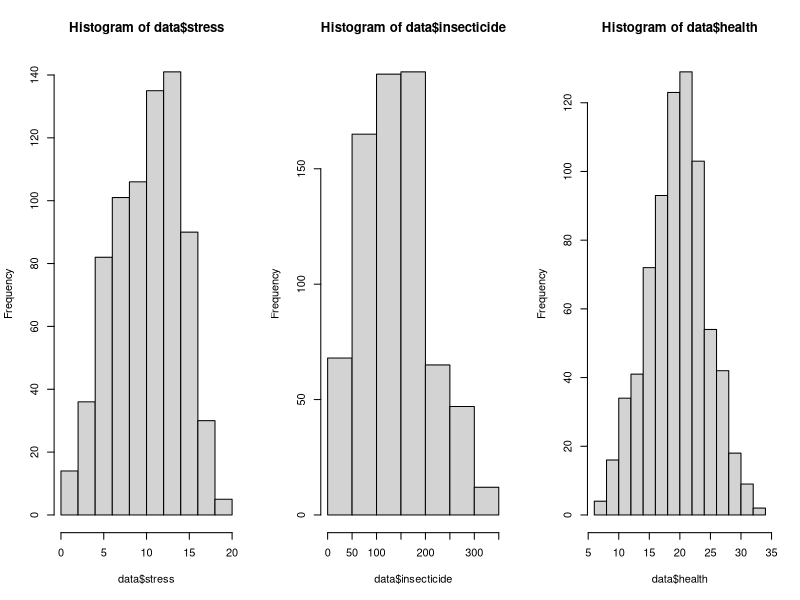
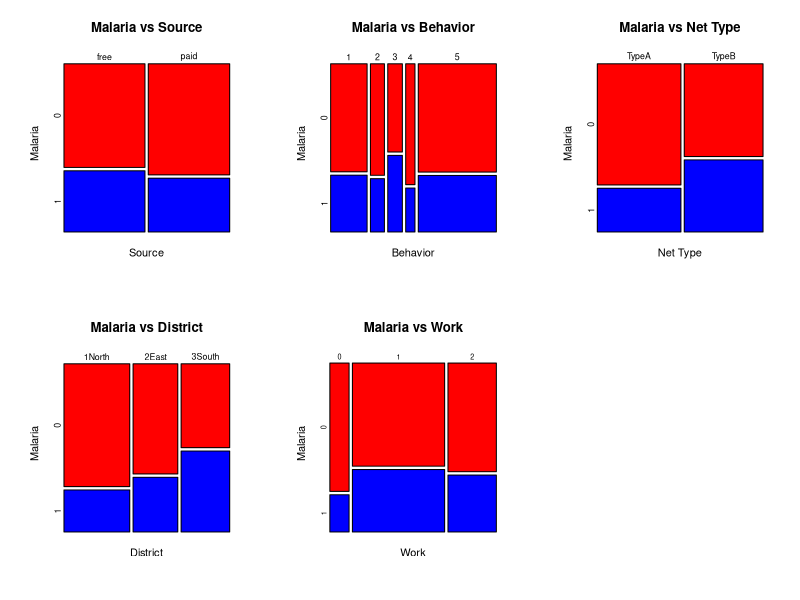
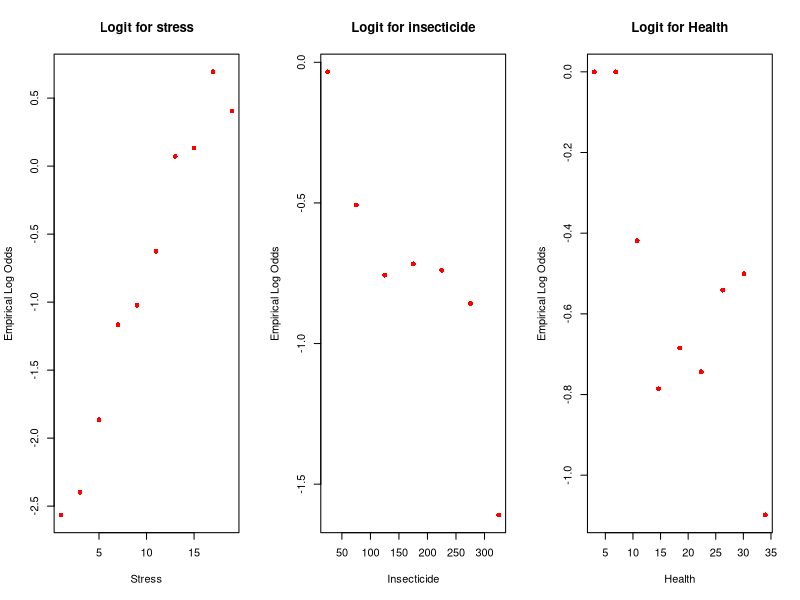
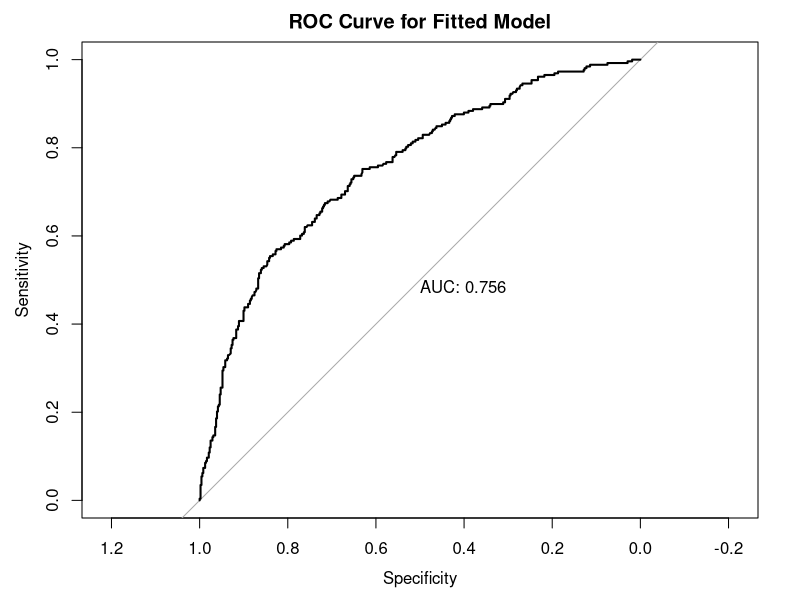
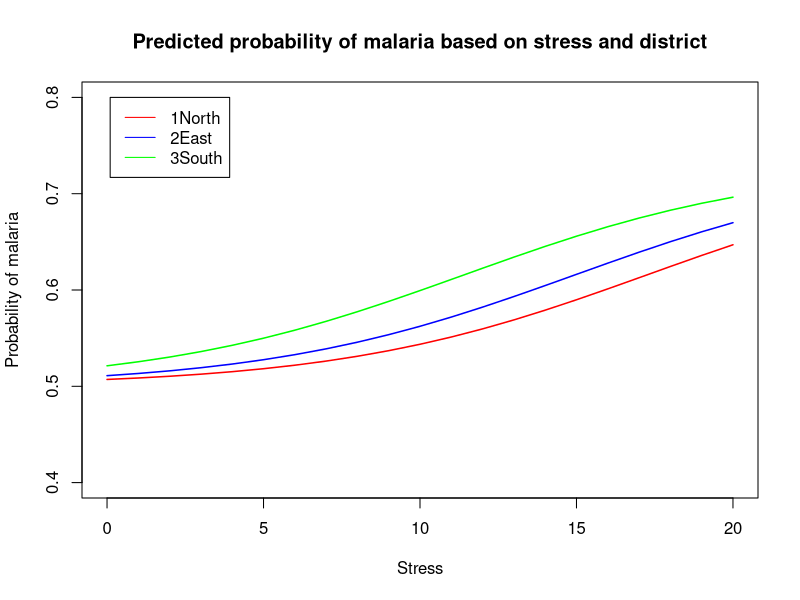

The R source for these figures, in order:
# packages
library(pROC)

# import data
fdata = read.csv("malaria.csv")
head(fdata)

# remove Nid column
data = fdata[,-1]
head(data)

# check for null values
sum(is.na(data))

# change categorical variables using factor
data$source = factor(data$source)
data$behavior = factor(data$behavior)
data$nettype = factor(data$nettype)
data$district = factor(data$district)
data$work = factor(data$work)

# characteristics of subjects
summary(data$insecticide)
summary(data$stress)
summary(data$health)


# remove outlier
data = data[(data$insecticide < 424.01),]
data = data[(data$health != 37),]
data = data[(data$district != "9Moon"),]
data$district = droplevels(data$district, exclude = "9Moon")
data = data[(data$stress>0),]

# check for null values after removing outliers
sum(is.na(data))

# histograms
par(mfrow = c(1, 3))
hist(data$stress)
hist(data$insecticide, breaks = seq(0,350, by=50))
hist(data$health)
par(mfrow = c(1, 1))

# Plot of Contingency Table ---------------------------------
par(mfrow = c(2, 3))
mosaicplot(table(data$source, data$malaria),
           color = c("Red", "Blue"),
           xlab="Source",
           ylab="Malaria",
           main="Malaria vs Source",
           cex.axis = 0.8)

mosaicplot(table(data$behavior, data$malaria),
           color = c("Red", "Blue"),
           xlab="Behavior",
           ylab="Malaria",
           main="Malaria vs Behavior",
           cex.axis = 0.8)

mosaicplot(table(data$nettype, data$malaria),
           color = c("Red", "Blue"),
           xlab="Net Type",
           ylab="Malaria",
           main = "Malaria vs Net Type",
           cex.axis = 0.8)

mosaicplot(table(data$district, data$malaria),
           color = c("Red", "Blue"),
           xlab="District",
           ylab="Malaria",
           main="Malaria vs District",
           cex.axis = 0.8)

mosaicplot(table(data$work, data$malaria),
           color = c("Red", "Blue"),
           xlab="Work",
           ylab="Malaria",
           main="Malaria vs Work",
           cex.axis = )
par(mfrow = c(1, 1))

# Chi-sq test for categorical variable ---------------------------------
chisq.test(table(data$malaria, data$source))
chisq.test(table(data$malaria, data$behavior))
chisq.test(table(data$malaria, data$nettype))
chisq.test(table(data$malaria, data$district))
chisq.test(table(data$malaria, data$work))

# LR test for continuous variable ---------------------------------
glm.stress = glm(malaria ~ stress, data=data, family="binomial")
glm.insecticide = glm(malaria ~ insecticide, data=data, family="binomial")
glm.health = glm(malaria ~ health, data=data, family="binomial")

pchisq(anova(glm.stress)[2,2], anova(glm.stress)[2,1], lower.tail = FALSE)
pchisq(anova(glm.insecticide)[2,2], anova(glm.insecticide)[2,1], lower.tail = FALSE)
pchisq(anova(glm.health)[2,2], anova(glm.health)[2,1], lower.tail = FALSE)

# slicing-dicing plot of empirical log-odds ---------------------------------

# Stress
stress.frac = factor(cut(data$stress,breaks=seq(0,20, by=2)))
stressdata <- data.frame(data, stress.frac)
e.probs= tapply(data$malaria, stress.frac, mean)
e.logits.stress <- log(e.probs/(1-e.probs))

# insecticide
insecticide.frac = factor(cut(data$insecticide,breaks=seq(0,350, by=50)))
insecticidedata <- data.frame(data, insecticide.frac)
e.probsins= tapply(data$malaria, insecticide.frac, mean)
e.logit.insecticide <- log(e.probsins/(1-e.probsins))

# health
health.frac = factor(cut(data$health, breaks=seq(5,34, by=3)))
health_data <- data.frame(data, health.frac)
e.probsins = tapply(data$malaria, health.frac, mean)
e.logitsins.health <- log(e.probsins/(1-e.probsins))

par(mfrow = c(1, 3))
plot(seq(1,19, by=2), e.logits.stress, xlab="Stress", col = "red",
     pch = 16, main= "Logit for stress", ylab = "Empirical Log Odds")
plot(seq(25, 325, by=50), e.logit.insecticide, xlab="Insecticide", col = "red",
     pch = 16,main= "Logit for insecticide", ylab = "Empirical Log Odds")
plot(seq(3, 34, length.out=length(e.logitsins.health)),e.logitsins.health,
     xlab="Health", col = "red", pch = 16,
     main= "Logit for Health", ylab = "Empirical Log Odds")
par(mfrow = c(1, 1))

# Model Fitting ---------------------------------

# test transformations of insecticide
# insecticide
summary(glm(malaria ~ insecticide, data = data, family="binomial"))
BIC(glm(malaria ~ insecticide, data = data, family="binomial"))

# sqrt insecticide
summary(glm(malaria ~ sqrt(insecticide), data = data, family="binomial"))
BIC(glm(malaria ~ sqrt(insecticide), data = data, family="binomial"))

# insecticide^2
summary(glm(malaria ~ (insecticide)^2, data = data, family="binomial"))
BIC(glm(malaria ~ (insecticide)^2, data = data, family="binomial"))


# Anova tests for Model Variations ---------------------------------

# all the associated variables
model.associated = glm(malaria ~ nettype + district + work + stress + insecticide,
                 family= "binomial",
                 data = data)
summary(model.associated)
BIC(model.associated) # 868.0192
AIC(model.associated) # 831.166

#all associated variables but with sqrt(insecticide)
model.transform<-glm(malaria ~ nettype + district + work + stress + sqrt(insecticide),
    family= "binomial",
    data = data)
summary(model.transform) #AIC = 831.05
BIC(model.transform) #BIC = 867.9061

# remove net type
model.rem.nettype = glm(malaria ~ district + work + stress + sqrt(insecticide),
                        family= "binomial",
                        data = data)
summary(model.rem.nettype)
AIC(model.rem.nettype) # 840.3344
BIC(model.rem.nettype) # 872.5809

#remove district
model.rem.district = glm(malaria ~ nettype + work + stress + sqrt(insecticide),
                         family= "binomial",
                         data = data)
summary(model.rem.district)
AIC(model.rem.district) # 859.722
BIC(model.rem.district) # 887.3624

# remove work

model.rem.work = glm(malaria ~ nettype + district + stress + sqrt(insecticide),
                    family= "binomial",
                    data = data)
summary(model.rem.work)
AIC(model.rem.work) # 829.6139
BIC(model.rem.work) # 857.2538

#remove stress
model.rem.stress = glm(malaria ~ nettype + district + work + sqrt(insecticide),
                     family= "binomial",
                     data = data)
summary(model.rem.stress)
AIC(model.rem.stress) # 900.2832
BIC(model.rem.stress) # 932.5298

#remove insecticide
model.rem.stress = glm(malaria ~ nettype + district + work + stress,
                       family= "binomial",
                       data = data)
summary(model.rem.stress)
AIC(model.rem.stress) # 834.129
BIC(model.rem.stress) # 866.3756

# From the outs above, the model with the best AIC is the
# model with netype, district, stress, and sqrt(insecticide) as variables.

# Adding interaction to best fit model ---------------------------------

# nettype*sqrt(insecticide)
summary(glm(data$malaria~data$nettype+ data$district + data$stress + sqrt(data$insecticide)+ data$nettype:sqrt(data$insecticide), family= "binomial")) #829.56
BIC(glm(data$malaria~data$nettype+ data$district + data$stress + sqrt(data$insecticide)+ data$nettype:sqrt(data$insecticide), family= "binomial")) #861.8088

# nettype*insecticide
summary(glm(data$malaria~data$nettype+ data$district + data$stress + data$insecticide+ data$nettype:data$insecticide, family= "binomial")) #828.65
BIC(glm(data$malaria~data$nettype+ data$district + data$stress + data$insecticide+ data$nettype:data$insecticide, family= "binomial")) # 860.8999

# stress*work
summary(glm(data$malaria~data$nettype+ data$district + data$stress+ data$work + data$insecticide + data$stress:data$work, family= "binomial")) #834.32
BIC(glm(data$malaria~data$nettype+ data$district + data$stress+ data$insecticide + + data$work + data$stress:data$work, family= "binomial")) # 880.3883

#stress*insecticide
summary(glm(data$malaria~data$nettype+ data$district + data$stress + data$insecticide + data$stress:data$insecticide, family= "binomial")) #831.66
BIC(glm(data$malaria~data$nettype+ data$district + data$stress + data$insecticide + data$stress:data$insecticide, family= "binomial")) #863.9018

# take away district from best AIC model
summary(glm(data$malaria~data$nettype + data$stress + data$insecticide+ data$nettype:data$insecticide, family= "binomial")) #858.3
BIC(glm(data$malaria~data$nettype + data$stress + data$insecticide+ data$nettype:data$insecticide, family= "binomial")) # 881.3299

# Parameter estimates for best AIC model
best.fit<-glm(malaria ~ nettype + district + stress + insecticide + nettype*insecticide,
              family= "binomial",
              data = data)
summary(best.fit)

# Selection Algorithm Check ---------------------------------

# Use stepwise regression algorithm as a sanity check and test whether the
# method used above agrees with the algorithm

# fit model with all parameters
glm.all = glm(malaria ~., data = data, family="binomial")
summary(glm.all)
pchisq(956.98-807.19, 13, lower.tail=FALSE)

# remove variables that are not statistically significant in output
# summary above
glm.reduce = glm(malaria ~. - source - health - work, data=data, family="binomial")
summary(glm.reduce)

# LR test for variables that were not statistically significant. p-value shows
# that source, health, work is not statistically significant
anova(glm.reduce, glm.all)
pchisq(3.754, 4, lower.tail=FALSE) # 0.4403207

# create intercept model for selection algorithm
glm.intercept = glm(malaria ~ 1, data=data, family="binomial")

# forward selection algorithm
glm.forward = step(glm.intercept, direction='forward', scope=formula(glm.all))
formula(glm.forward) # malaria ~ stress + district + nettype + insecticide

# backward selection algorithm
glm.backward = step(glm.all, direction='backward')
formula(glm.backward) # malaria ~ stress + insecticide + nettype + district

# both direction
glm.both = step(glm.intercept, direction='both', scope=formula(glm.all))
formula(glm.both) # malaria ~ stress + district + nettype + insecticide

# check to see if variables omitted from glm.both are not statistically
# significant. p-value shows that variables can be omitted
anova(glm.both, glm.all)
pchisq(1.8935, 4, lower.tail = FALSE) # 0.755339

# check for interaction
glm.interaction = glm(malaria ~ stress + district + nettype + insecticide + stress*district + stress*nettype + stress*insecticide + district*nettype + district*insecticide + nettype*insecticide, data = data, family = "binomial")
summary(glm.interaction)

# forward
glm.interact.forward = step(glm.both, direction='forward', scope=formula(glm.interaction))
formula(glm.interact.forward) # malaria ~ stress + district + nettype + insecticide + nettype:insecticide

# backward
glm.interact.backward = step(glm.interaction, direction='backward')
formula(glm.interact.backward) # malaria ~ stress + district + nettype + insecticide + nettype*insecticide

# both direction
glm.interact.both = step(glm.both, direction='both', scope=formula(glm.interaction))
formula(glm.interact.both) # malaria ~ stress + district + nettype + insecticide + nettype*insecticide

# LR to see if removed interaction terms are statistically significant
anova(glm.interact.both, glm.interaction)
pchisq(6.9708, 8, lower.tail = FALSE) # 0.5397864

# LR to see if interaction term nettype:insecticide cab be omitted
# seems that interaction term is not relevant
anova(glm.both, glm.interact.both)
pchisq(3.057, 1, lower.tail = FALSE) # 0.08038997

# Odds Ratio, CI, p-value ---------------------------------

# Odds Ratio
oddsratios<-exp(best.fit$coefficients); oddsratios

# Confidence Interval for Odds Ratio
exp(confint(best.fit))

# p-value
summary(best.fit)$coefficients[,4]

# Classification Table, Goodness of Fit, ROC Curve -----------------------------

# classification table / confusion matrix
best.fitted = best.fit$fitted.values
best.predict = ifelse(best.fit$fitted.values >= 0.5, 1, 0)
table(data$malaria, best.predict)

# goodness of fit
best.fit$deviance
best.fit$df.residual
1-pchisq(814.6534, 733) #0.0189730

# roc curve
plot.roc(data$malaria, best.fit$fitted.values, print.auc=TRUE, quiet=TRUE,
         main = "ROC Curve for Fitted Model")
auc(data$malaria, best.fit$fitted.values) # 0.756


# Plot of Success Probabilities ---------------------------------

p.success = tapply(data$malaria, factor(cut(data$stress, seq(0,20, by=2))), mean)
new1 = data.frame(stress = 0:20, district="1North", nettype = "TypeA", insecticide = 140)
pred.dist1 = predict(best.fit, newdata = new1, type="response")
prob.dist1 = exp(pred.dist1)/(1+exp(pred.dist1))

new2 = data.frame(stress = 0:20, district="2East", nettype = "TypeA", insecticide = 140)
pred.dist2 = predict(best.fit, newdata = new2, type="response")
prob.dist2 = exp(pred.dist2)/(1+exp(pred.dist2))

new3 = data.frame(stress = 0:20, district="3South", nettype = "TypeA", insecticide = 140)
pred.dist3 = predict(best.fit, newdata = new3, type="response")
prob.dist3 = exp(pred.dist3)/(1+exp(pred.dist3))

plot(x=seq(1,19, by=2), y=p.success, type="n", xlim=c(0, 20),ylim=c(0.4,0.8),xlab="Stress", ylab="Probability of malaria", main="Predicted probability of malaria based on stress and district")
lines(0:20, prob.dist1, col="red", lwd=1.5)
lines(0:20, prob.dist2, col="blue", lwd=1.5)
lines(0:20, prob.dist3, col="green", lwd=1.5)
legend(0.1,0.8, c("1North","2East","3South"), col=c("red", "blue", "green"), lty=1)
